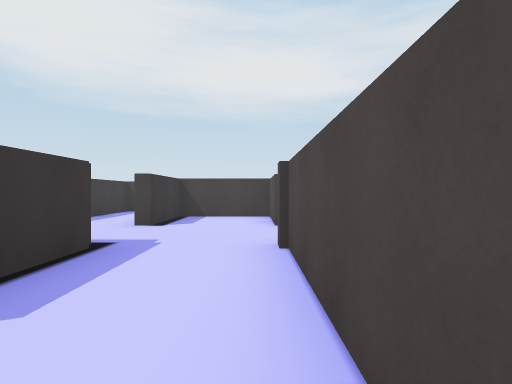
view 1 (above)

24 first-person views from a walk through a Unity game level. The camera is 1.3 m above the floor, looks level and sees 75° across. The floor is counted in squares, 2 m on a side. Each view is taken from the middle of a square. On the plan, view 1 faces up. The plan holds only what a view shows up to about 10 squares ahead; the rest is blank. The place goes on beyond the plan. The player character is not drawn.

view 2
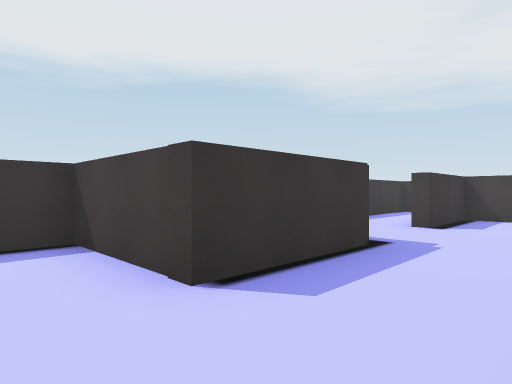

view 3
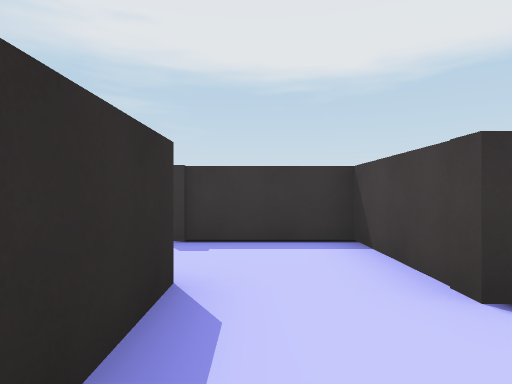

view 4
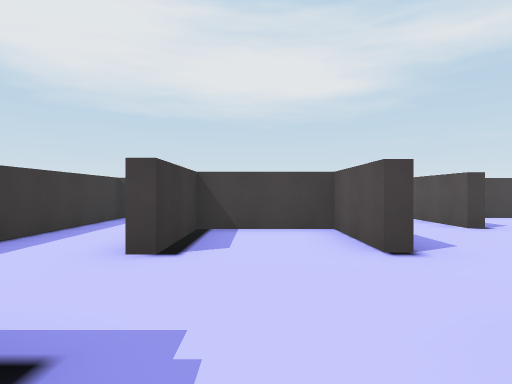

view 5
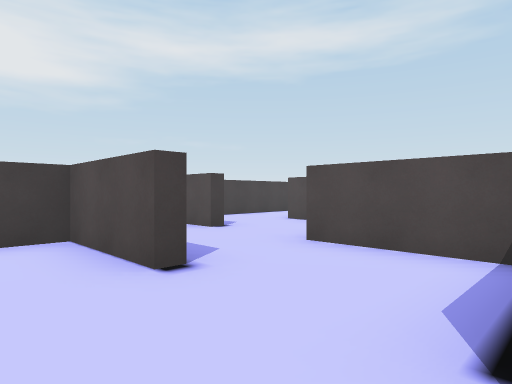

view 6
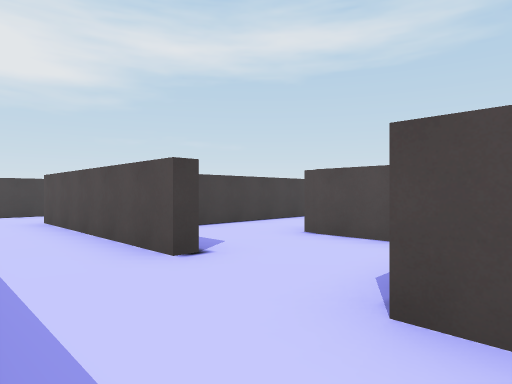

view 7
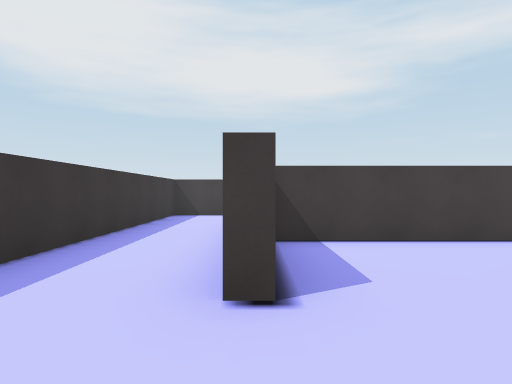

view 8
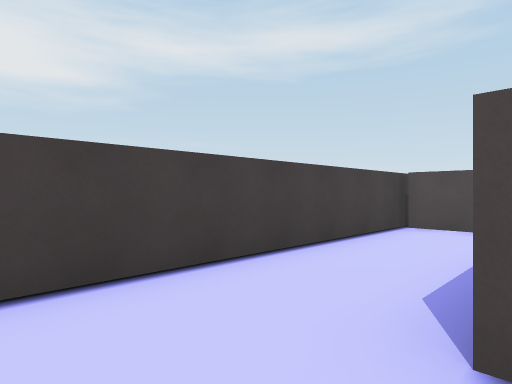

view 9
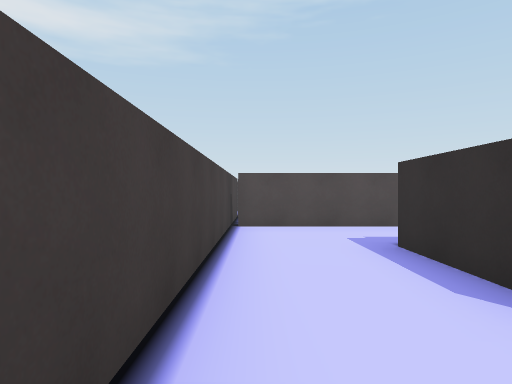

view 10
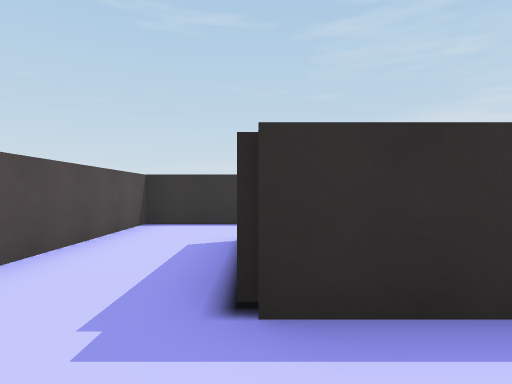

view 11
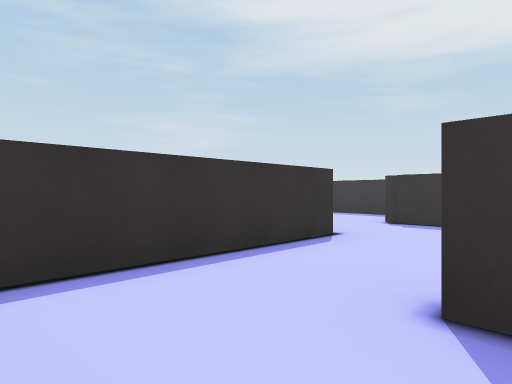

view 12
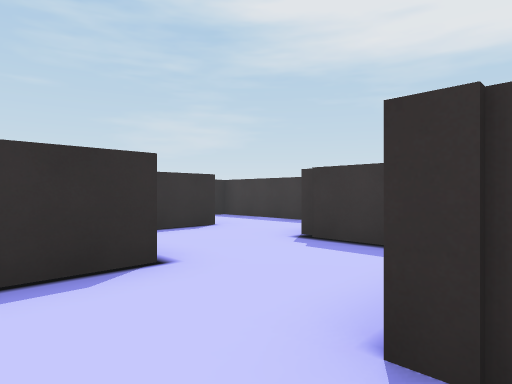

view 13
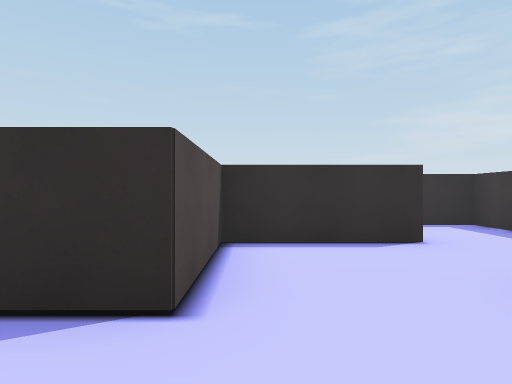

view 14
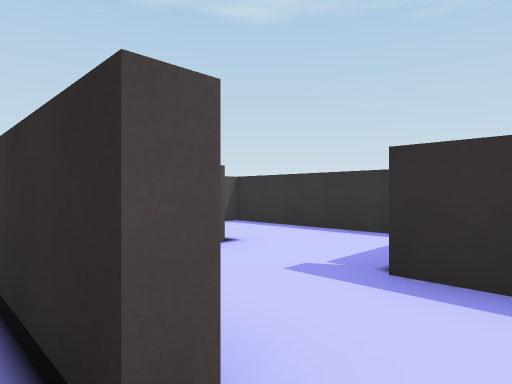

view 15
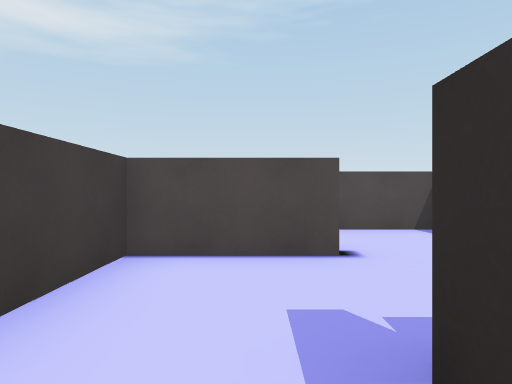

view 16
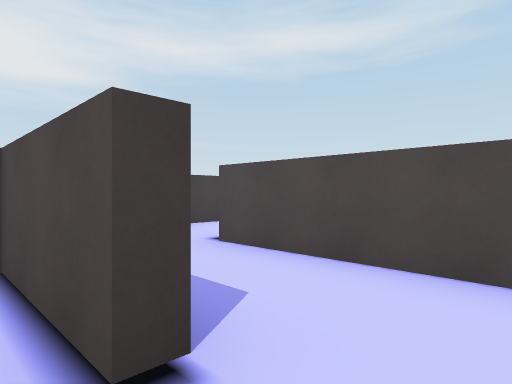

view 17
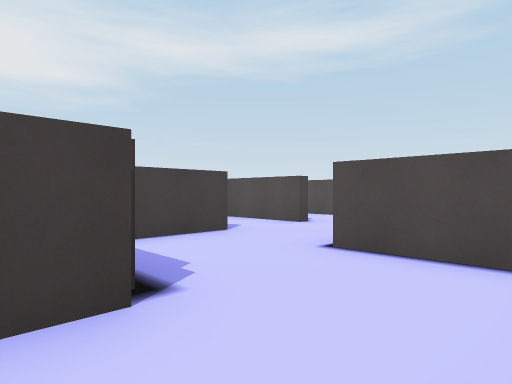

view 18
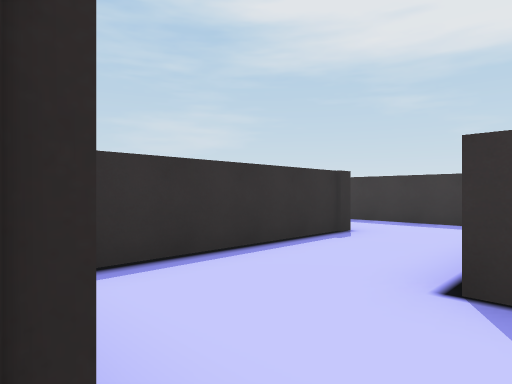

view 19
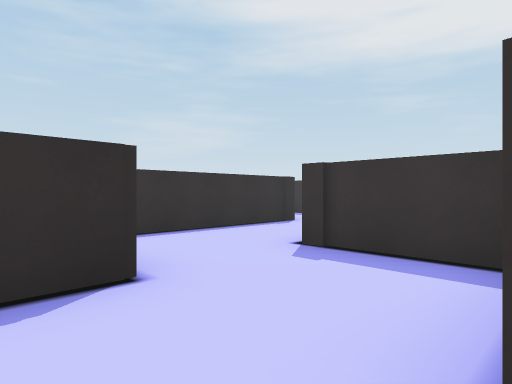

view 20
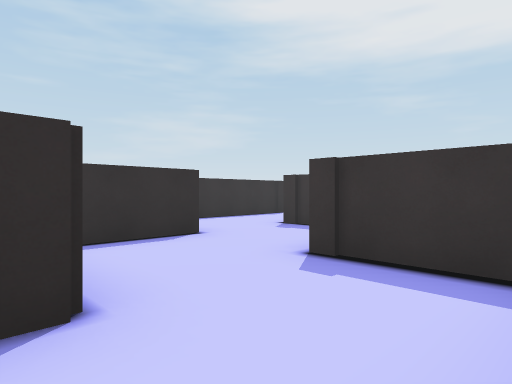

view 21
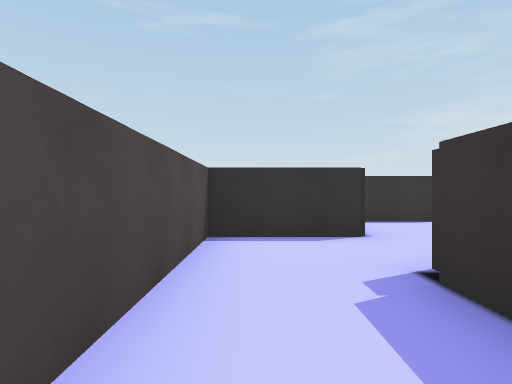

view 22
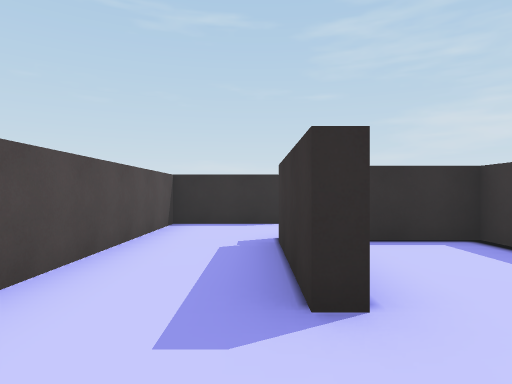

view 23
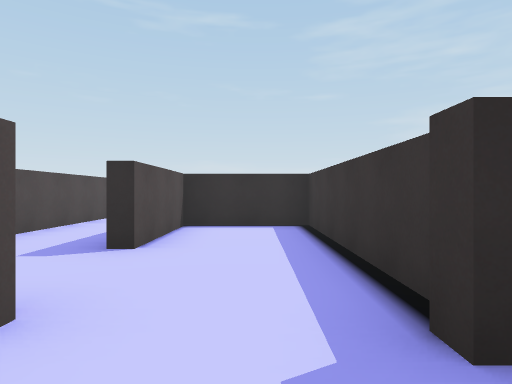

view 24
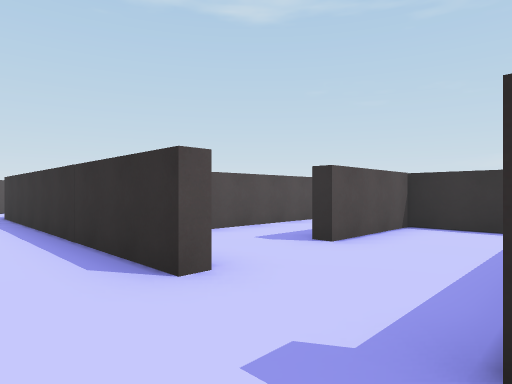

### Floor plan
Key: @ floor where view 1 was taken; # wall or solid block; . floor.
Columns run from 5 left of view 1 to 18 right of it. Each row starts with its distance up from view 1.
 28              .....
 27              #..########
 26              #...
 25              #....
 24              #..#.#
 23              #..#.#
 22              #..#.#
 21              ###..#
 20              #....#
 19              #..###
 18            #....
 17       ######.. #
 16       #......##
 15       #......
 14       #.#####
 13       #.#
 12       #.##########
 11  #    #.#.......#
 10  #    #.#.......#
  9  #.####.#..###..#
  8  #.#..#....#.#..#
  7   .#..#..###.#..#
  6   ......##......#
  5   ......#.......#
  4    #..###..######
  3    #..#....# ..
  2  ###..#.#### .
  1 ##....#....#.#
  0 #....@#....#.#
 -1 #..######....#
 -2          ....#
 -3          #####

Where each view was taken, in squares from view 1:
view 1: 0 up, 0 right, facing up
view 2: 0 up, 0 right, facing up-left
view 3: 0 up, 0 right, facing left
view 4: 3 up, 1 left, facing up
view 5: 4 up, 1 left, facing up-right
view 6: 6 up, 1 right, facing up-right
view 7: 7 up, 3 right, facing up
view 8: 9 up, 4 right, facing up-right
view 9: 11 up, 4 right, facing right
view 10: 11 up, 8 right, facing down
view 11: 7 up, 10 right, facing down-left
view 12: 7 up, 7 right, facing down-left
view 13: 6 up, 5 right, facing down
view 14: 2 up, 2 right, facing down-right
view 15: 0 up, 2 right, facing right
view 16: 2 down, 5 right, facing up-right
view 17: 2 up, 2 right, facing up-right
view 18: 17 up, 8 right, facing down-left
view 19: 19 up, 9 right, facing down-left
view 20: 21 up, 11 right, facing down-left
view 21: 24 up, 12 right, facing down
view 22: 26 up, 11 right, facing down
view 23: 28 up, 9 right, facing down
view 24: 28 up, 8 right, facing down-right
